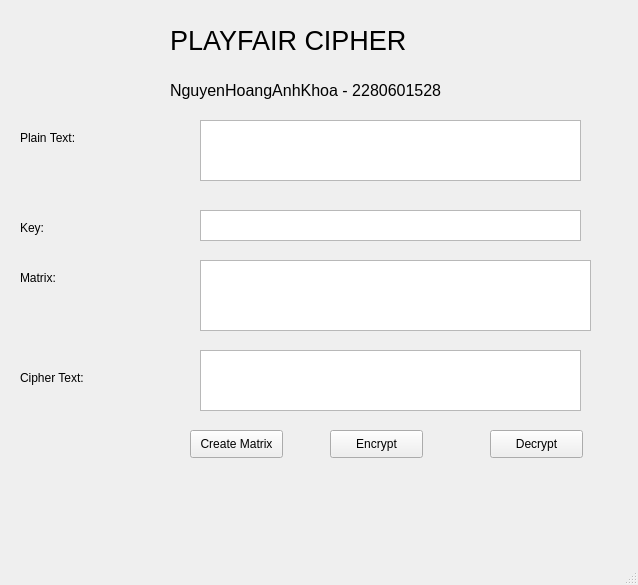
<?xml version="1.0" encoding="UTF-8"?>
<ui version="4.0">
 <class>MainWindow</class>
 <widget class="QMainWindow" name="MainWindow">
  <property name="geometry">
   <rect>
    <x>0</x>
    <y>0</y>
    <width>638</width>
    <height>585</height>
   </rect>
  </property>
  <property name="windowTitle">
   <string>MainWindow</string>
  </property>
  <widget class="QWidget" name="centralwidget">
   <widget class="QTextEdit" name="txt_plain_text">
    <property name="geometry">
     <rect>
      <x>200</x>
      <y>120</y>
      <width>381</width>
      <height>61</height>
     </rect>
    </property>
   </widget>
   <widget class="QTextEdit" name="txt_key">
    <property name="geometry">
     <rect>
      <x>200</x>
      <y>210</y>
      <width>381</width>
      <height>31</height>
     </rect>
    </property>
   </widget>
   <widget class="QTextEdit" name="txt_cipher_text">
    <property name="geometry">
     <rect>
      <x>200</x>
      <y>350</y>
      <width>381</width>
      <height>61</height>
     </rect>
    </property>
   </widget>
   <widget class="QLabel" name="label">
    <property name="geometry">
     <rect>
      <x>20</x>
      <y>130</y>
      <width>71</width>
      <height>16</height>
     </rect>
    </property>
    <property name="text">
     <string>Plain Text:</string>
    </property>
   </widget>
   <widget class="QLabel" name="label_2">
    <property name="geometry">
     <rect>
      <x>20</x>
      <y>220</y>
      <width>55</width>
      <height>16</height>
     </rect>
    </property>
    <property name="text">
     <string>Key:</string>
    </property>
   </widget>
   <widget class="QLabel" name="label_3">
    <property name="geometry">
     <rect>
      <x>20</x>
      <y>370</y>
      <width>81</width>
      <height>16</height>
     </rect>
    </property>
    <property name="text">
     <string>Cipher Text:</string>
    </property>
   </widget>
   <widget class="QPushButton" name="btn_encrypt">
    <property name="geometry">
     <rect>
      <x>330</x>
      <y>430</y>
      <width>93</width>
      <height>28</height>
     </rect>
    </property>
    <property name="text">
     <string>Encrypt</string>
    </property>
   </widget>
   <widget class="QPushButton" name="btn_decrypt">
    <property name="geometry">
     <rect>
      <x>490</x>
      <y>430</y>
      <width>93</width>
      <height>28</height>
     </rect>
    </property>
    <property name="text">
     <string>Decrypt</string>
    </property>
   </widget>
   <widget class="QLabel" name="label_4">
    <property name="geometry">
     <rect>
      <x>170</x>
      <y>20</y>
      <width>311</width>
      <height>41</height>
     </rect>
    </property>
    <property name="font">
     <font>
      <pointsize>20</pointsize>
     </font>
    </property>
    <property name="text">
     <string>PLAYFAIR CIPHER</string>
    </property>
   </widget>
   <widget class="QLabel" name="label_5">
    <property name="geometry">
     <rect>
      <x>170</x>
      <y>80</y>
      <width>351</width>
      <height>21</height>
     </rect>
    </property>
    <property name="font">
     <font>
      <pointsize>12</pointsize>
     </font>
    </property>
    <property name="text">
     <string>NguyenHoangAnhKhoa - 2280601528</string>
    </property>
   </widget>
   <widget class="QLabel" name="label_6">
    <property name="geometry">
     <rect>
      <x>20</x>
      <y>270</y>
      <width>55</width>
      <height>16</height>
     </rect>
    </property>
    <property name="text">
     <string>Matrix:</string>
    </property>
   </widget>
   <widget class="QPushButton" name="btn_matrix">
    <property name="geometry">
     <rect>
      <x>190</x>
      <y>430</y>
      <width>93</width>
      <height>28</height>
     </rect>
    </property>
    <property name="text">
     <string>Create Matrix</string>
    </property>
   </widget>
   <widget class="QTextBrowser" name="txt_matrix">
    <property name="geometry">
     <rect>
      <x>200</x>
      <y>260</y>
      <width>391</width>
      <height>71</height>
     </rect>
    </property>
   </widget>
  </widget>
  <widget class="QMenuBar" name="menubar">
   <property name="geometry">
    <rect>
     <x>0</x>
     <y>0</y>
     <width>638</width>
     <height>26</height>
    </rect>
   </property>
  </widget>
  <widget class="QStatusBar" name="statusbar"/>
 </widget>
 <resources/>
 <connections/>
</ui>
